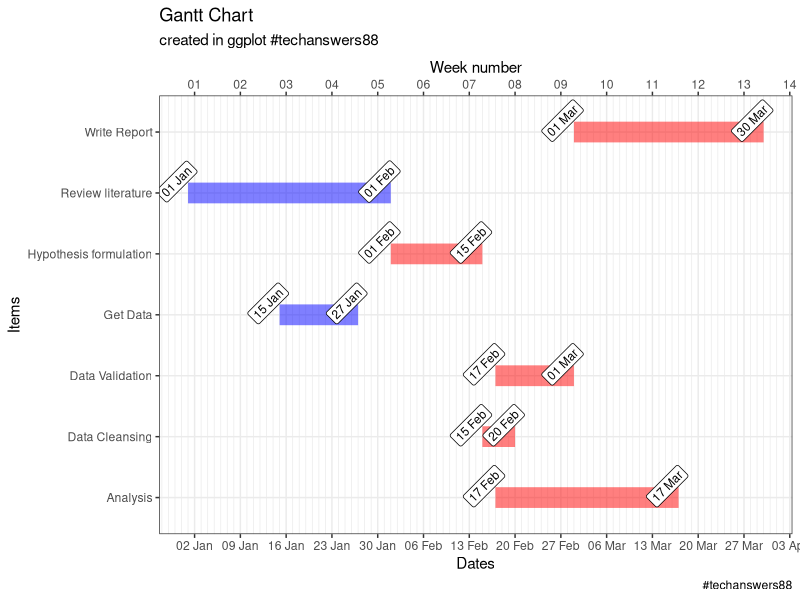
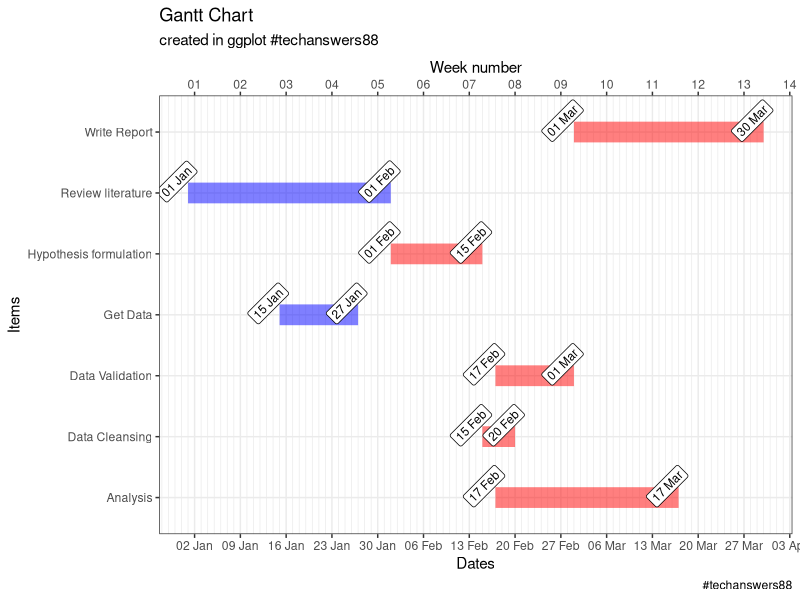
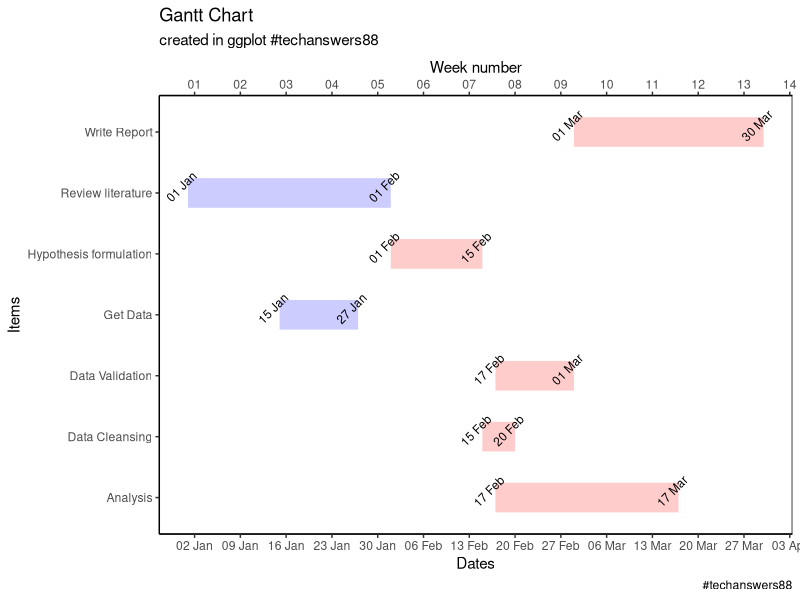
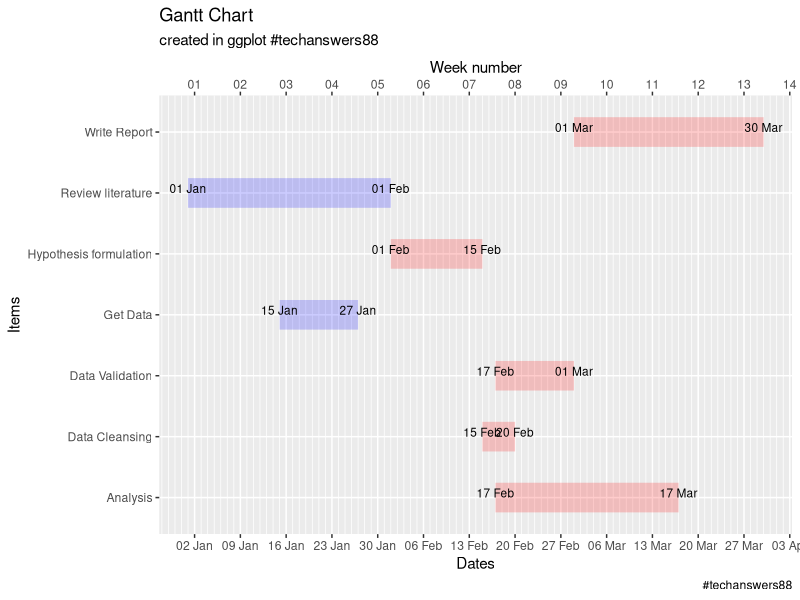

Recreate these plots in R, in order. (Note: this script raises an error after producing the figures.)
# [create beautiful GANTT Chart in R with progress tracking.](https://www.youtube.com/watch?v=evHOtG0wDIs)
# https://rpubs.com/techanswers88/gantt-chart-in-r
# Packages used
# GGPLOT GANTT CHART
library(ggplot2)
library(tidyr)
library(lubridate)

# Prepare the data
# url is the location of your computer eg. c:\\tmp\\yourdata.csv"
# df <- read.csv("e:\\tmp\\ProjectSchedule.csv")
df <- data.frame(
  Stage = c(
    "Review literature", "Hypothesis formulation",
    "Get Data", "Data Cleansing",
    "Data Validation", "Analysis",
    "Write Report"
  ),
  Start = c(
    "2023-01-01", "2023-02-01",
    "2023-01-15", "2023-02-15",
    "2023-02-17", "2023-02-17",
    "2023-03-01"
  ),
  End = c(
    "2023-02-01", "2023-02-15",
    "2023-01-27", "2023-02-20",
    "2023-03-01", "2023-03-17",
    "2023-03-30"
  ),
  Complete = c(TRUE, FALSE, TRUE, FALSE, FALSE, FALSE, FALSE)
)
df$Start <- ymd(df$Start)
df$End <- ymd(df$End)
df.melt <- df %>%
  tidyr::pivot_longer(col = c(Start, End))

today <- as.Date("2022-12-25")
# For live tracking you can use the current date using Sys.Date as shown below
# today <- Sys.Date()

# First Chart
pl <- ggplot(df.melt, aes(x = value, y = Stage, colour = Complete))
pl <- pl + geom_line(alpha = 0.5, size = 7)
pl <- pl + geom_label(aes(label = format(value, "%d %b")), vjust = -0.5, angle = 45, size = 3, color = "black")
pl <- pl + theme_bw()
pl <- pl + geom_vline(xintercept = today, color = "grey", size = 2, alpha = 0.5)
pl <- pl + labs(title = "Gantt Chart")
pl <- pl + labs(subtitle = "created in ggplot #techanswers88")
pl <- pl + labs(caption = "#techanswers88")
pl <- pl + labs(x = "Date")
pl <- pl + labs(y = "Items")
pl <- pl + scale_color_manual(values = c("red", "blue"))
pl <- pl + theme(legend.position = "none")
pl <- pl + scale_x_date(
  name = "Dates",
  date_labels = "%d %b",
  date_breaks = "1 week",
  minor_breaks = "1 day",
  sec.axis = dup_axis(name = "Week number", labels = scales::date_format("%W"))
)
pl

# Second Chart
pl <- ggplot(df.melt, aes(x = value, y = Stage, colour = Complete))
pl <- pl + geom_line(alpha = 0.5, size = 7)
pl <- pl + geom_label(aes(label = format(value, "%d %b")), vjust = -0.5, angle = 45, size = 3, color = "black")
pl <- pl + theme_bw()
pl <- pl + geom_vline(xintercept = today, color = "grey", size = 2, alpha = 0.5)
pl <- pl + labs(title = "Gantt Chart")
pl <- pl + labs(subtitle = "created in ggplot #techanswers88")
pl <- pl + labs(caption = "#techanswers88")
pl <- pl + labs(x = "Date")
pl <- pl + labs(y = "Items")
pl <- pl + scale_color_manual(values = c("red", "blue"))
pl <- pl + theme(legend.position = "none")
pl <- pl + scale_x_date(
  name = "Dates",
  date_labels = "%d %b",
  date_breaks = "1 week",
  minor_breaks = "1 day",
  sec.axis = dup_axis(name = "Week number", labels = scales::date_format("%W"))
)
pl

# Third Chart
pl <- ggplot(df.melt, aes(x = value, y = Stage, colour = Complete))
pl <- pl + geom_line(alpha = 0.2, size = 10)
pl <- pl + geom_text(aes(label = format(value, "%d %b")), vjust = -0.5, angle = 45, size = 3, color = "black")
pl <- pl + theme_classic()
pl <- pl + geom_vline(xintercept = today, color = "red", size = 2, alpha = 0.5)
pl <- pl + labs(title = "Gantt Chart")
pl <- pl + labs(subtitle = "created in ggplot #techanswers88")
pl <- pl + labs(caption = "#techanswers88")
pl <- pl + labs(x = "Date")
pl <- pl + labs(y = "Items")
pl <- pl + scale_color_manual(values = c("red", "blue"))
pl <- pl + theme(legend.position = "none")
pl <- pl + theme(panel.background = element_rect(color = "black"))
pl <- pl + scale_x_date(
  name = "Dates",
  date_labels = "%d %b",
  date_breaks = "1 week",
  minor_breaks = "1 day",
  sec.axis = dup_axis(name = "Week number", labels = scales::date_format("%W"))
)
pl

# Fourth Chart
pl <- ggplot(df.melt, aes(x = value, y = Stage, colour = Complete))
pl <- pl + geom_line(alpha = 0.2, size = 10)
pl <- pl + geom_text(aes(label = format(value, "%d %b")), vjust = 0, angle = 0, size = 3, color = "black")
pl <- pl + theme_gray()
pl <- pl + geom_vline(xintercept = today, color = "red", size = 2, alpha = 0.5)
pl <- pl + labs(title = "Gantt Chart")
pl <- pl + labs(subtitle = "created in ggplot #techanswers88")
pl <- pl + labs(caption = "#techanswers88")
pl <- pl + labs(x = "Date")
pl <- pl + labs(y = "Items")
pl <- pl + scale_color_manual(values = c("red", "blue"))
pl <- pl + theme(legend.position = "none")
pl <- pl + scale_x_date(
  name = "Dates",
  date_labels = "%d %b",
  date_breaks = "1 week",
  minor_breaks = "1 day",
  sec.axis = dup_axis(name = "Week number", labels = scales::date_format("%W"))
)
pl


# You can use this snippet to save your chart to a powerpoint file
library(officer)
my_pres <- read_pptx()
my_pres <- add_slide(my_pres, layout = "Title and Content", master = "Office Theme")
my_pres <- ph_with(x = my_pres, value = pl, location = ph_location_fullsize())
print(my_pres, target = "./gantt charts in ggplot.pptx") # give your folder location and file name
